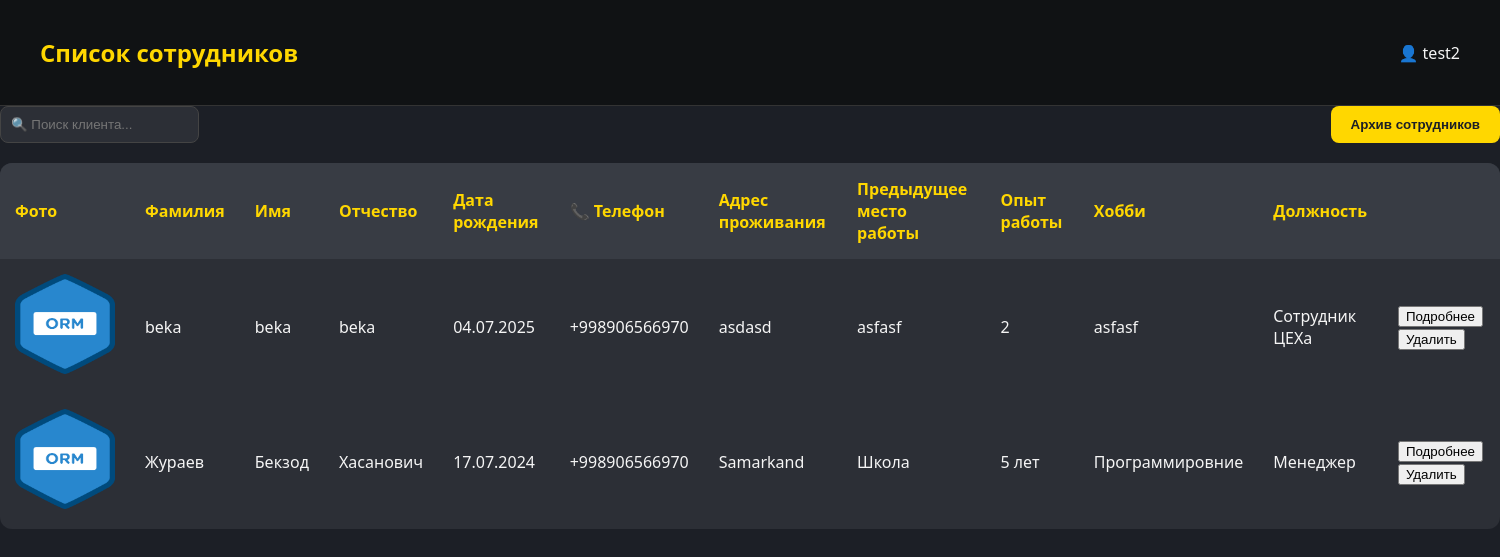
The page /staff/ (signed in) on the database as committed earlier.
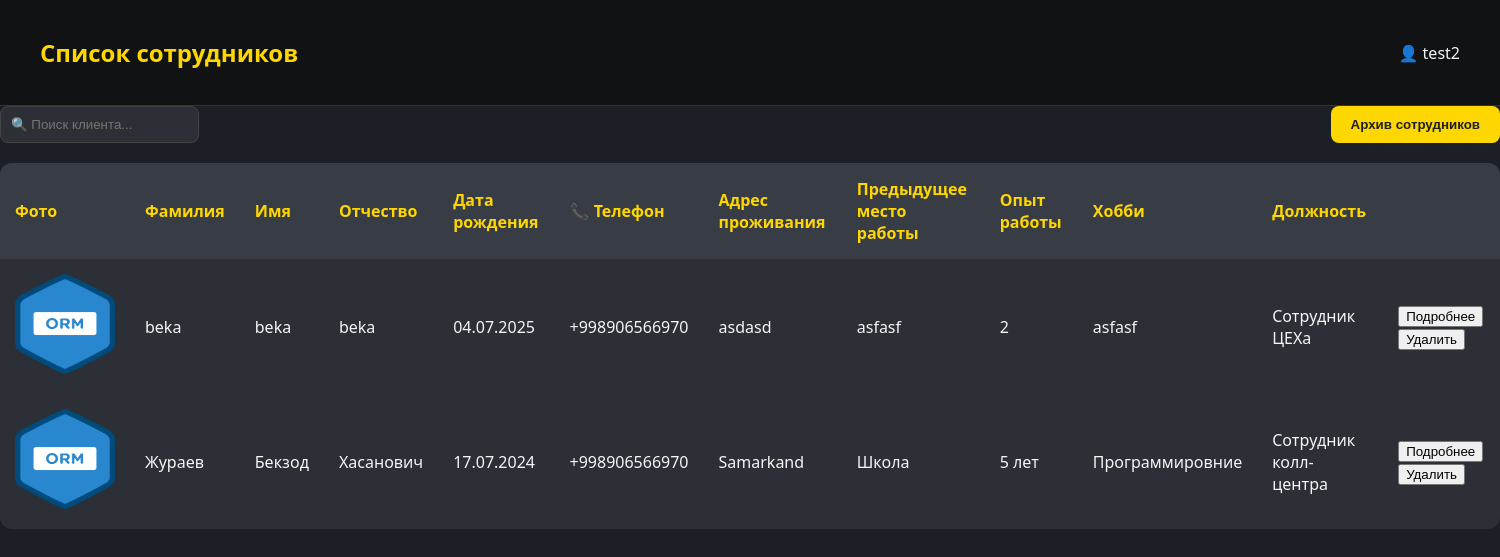
The same page on the database as committed later.
### backend/models.py (models this page shows)
class Profile(models.Model):
    POSITION_CHOICES = [
        ("manager", "Менеджер"),
        ("admin", "Администратор"),
        ("accountant", "Бухгалтер"),
        ("supplier", "Снабженец"),
        ("chief", "Главный ЦЕХа"),
        ("chief_staff", "Сотрудник ЦЕХа"),
        ("delivery_cheif", "Главный доставщик"),
        ("delivery", "Доставщик"),
        ("installer_cheif", "Главный установщик"),
        ("installer", "Установщик"),
        ("technologist_cheif", "Главный Технолог"),
        ("technologist", "Технолог"),
        ("designer_cheif", "Главный дизайнер"),
        ("designer", "Дизайнер"),
        ("qa_cheif", "Главный сотрудник контроля качества"),
        ("qa_staff", "Сотрудник контроля качества"),
        ("sales_marketing", "Соц. маркетолог"),
        ("sales_call", "Сотрудник колл-центра"),
    ]
    username = models.OneToOneField(User, on_delete=models.CASCADE, related_name='profile')
    name = models.CharField(max_length=200, null=True, blank=True, default=None)
    lastname = models.CharField(max_length=200, null=True, blank=True, default=None)
    middle_name = models.CharField(max_length=200, null=True, blank=True, default=None)
    date_birth = models.DateField(null=True, blank=True, default=None)
    phone = PhoneNumberField(blank=True)
    adress = models.CharField(max_length=200,blank=True)
    last_job=models.CharField(max_length=200,blank=True)
    work_exp=models.CharField(max_length=200,blank=True)
    position = models.CharField(max_length=20, choices=POSITION_CHOICES)
    hobby=models.CharField(max_length=60,blank=True)
    photo = models.ImageField(blank=True, upload_to='pictures/',null=True)
    approve=models.BooleanField(default=False)
    archive=models.BooleanField(default=True)
    balance = models.DecimalField(max_digits=10, decimal_places=2,default=0)
    salary_pure=models.DecimalField(max_digits=10, decimal_places=2,default=0)
    salary_black=models.DecimalField(max_digits=10, decimal_places=2,default=0)
    approve_accounting=models.BooleanField(default=False)

### backend/views.py (the view, shortened to what this page needs)
# urls.py: path('staff/',views.Staff.as_view(),name='staff'),
class Staff(LoginRequiredMixin,TemplateView):
   template_name = 'staff.html'
   login_url = reverse_lazy('login')
   def get_context_data(self, *, object_list=None, **kwargs):
      context = super().get_context_data(**kwargs)
      search=self.request.GET.get('search')
      if search:
         context['profile'] = Profile.objects.filter(
            approve=True,
            archive=True
         ).filter(
            Q(name__icontains=search) |
            Q(lastname__icontains=search) |
            Q(middle_name__icontains=search)  # Add more fields as necessary
         ).order_by('-id')
      else:
         context['profile'] = Profile.objects.filter(approve=True,archive=True).order_by('-id')
      return context

### backend/templates/staff.html (shortened to what this page needs)
{% if request.user.profile.approve %}
<!DOCTYPE html>
<html lang="ru">
<head>
</head>
<body>
  <header>
    <h1 onclick="window.location.href='{% url 'dashboard' %}'" style="cursor: pointer;">Список сотрудников</h1>
    <div>👤 {{request.user.profile.name}}</div>
  </header>
    <div class="top-bar">
     <form action="" method="GET">
      <input type="text" name="search"  id="clientSearchInput" placeholder="🔍 Поиск клиента...">
       </form>
        <button onclick="window.location.href='{% url 'staff_archive' %}'">Архив сотрудников</button>
    </div>
     <div id="individual-fields">
     <table id="clientTable">
      <thead>
        <tr>
          <th>Фото</th>
          <th>Фамилия</th>
          <th>Имя</th>
            <th>Отчество</th>
            <th>Дата рождения</th>
            <th>📞 Телефон</th>
            <th>Адрес проживания</th>
            <th>Предыдущее место работы</th>
            <th>Опыт работы</th>
            <th>Хобби</th>
          <th>Должность</th>
          <th></th>
        </tr>
      </thead>
      {% for item in profile %}
      <tbody>
        <tr>
            <td> <img src="{{item.photo.url}}" alt="Фото сотрудника" class="photo-placeholder" width="100px" height="100px"></td>
          <td>{{item.lastname}}</td>
          <td>{{item.name}}</td>
          <td>{{item.middle_name}}</td>
             <td>{{item.date_birth|date:"d.m.Y"}}</td>
             <td>{{item.phone}}</td>
             <td>{{item.adress}}</td>
             <td>{{item.last_job}}</td>
          <td>{{item.work_exp}}</td>
          <td>{{item.hobby}}</td>
          <td>{{item.get_position_display}}</td>
            <td><div>
                <button onclick="window.location.href='{% url 'staff_more' %}'">Подробнее</button>
                <button onclick="openPopup({{item.pk}})">Удалить</button>
            </div></td>
        </tr>
      </tbody>
      {% endfor %}
       </table>
      </div>
</body>
</html>
{% else %}
{% include 'waiting.html' %}
{% endif %}

Rows that differ between the two databases and show on the page:
changed Profile "Жураев": position "Менеджер" → "Сотрудник колл-центра"
